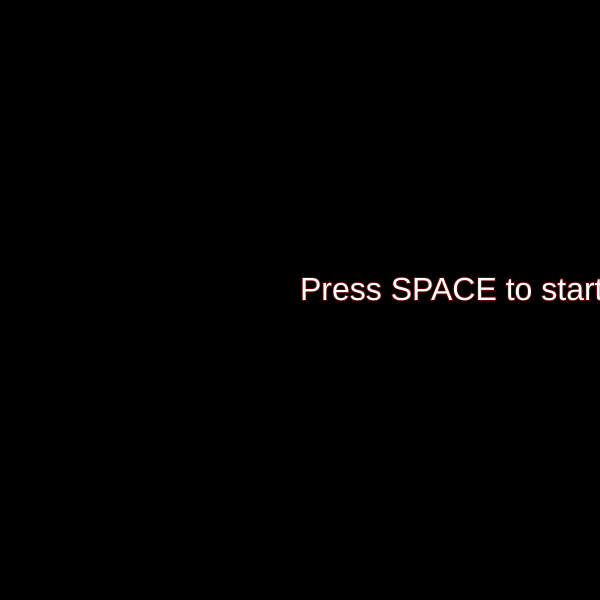
Frame 1 (no input)
Frame 60 (no input): identical to frame 1, image omitted
Frame 120 (the mouse pressed at the canvas centre since frame 60): identical to frame 1, image omitted

The p5.js sketch that drew this single still picture (run headless with seeded random() and noise() and a simulated clock; from frame 60 on, the mouse is pressed at the canvas centre):

// p5.js sketch
// ── sketch.js
// Interactive Scene
// Muhammad Raahim 
// 11th March, 2024
// Extra for Experts: Used Arrays and class

// Game setup variables
let L = 30;
let snake = [];
let n = 3;
let pause = true;
let t = 0;
let dir;
let gameover = false;
let ate = false;
let gameState = 'start'; // Game state: 'start', 'playing', or 'gameover'

// Initialize the game
function setup() {
 createCanvas(600, 600); // Create a canvas for the game
 background('cyan'); // Set the background color
 for (let i = 0; i < n; i++) { // Initialize the snake
    snake.push(new Segment(i, 300 - L * i, 300));
    snake[i].show();
 }
 dir = createVector(1, 0); // Set initial direction
 apple = new Fruit(); // Create the apple
 apple.show(); // Show the apple
}

// Main game loop
function draw() {
 if (gameState === 'start') { // Display start screen
    background(0); // Black background
    textSize(32);
    fill(255);
    text("Press SPACE to start", width / 2, height / 2);
 } else if (gameState === 'playing') { // Game logic
    if (!pause) {
      if (gameover) { // Game over screen
        textSize(30);
        text('GAME OVER', width / 2, 0.1 * height);
      } else { // Gameplay
        background('cyan'); // Cyan background for gameplay
        if (ate) { // If the snake ate the apple
          apple = new Fruit(); // Create a new apple
          ate = false;
        }
        apple.show(); // Show the apple
        checkkey(); // Check for key presses
        t = t + 1; // Increment time
        if (t % 10 == 0) { // Move the snake every 10 frames
          for (let i = n - 1; i > 0; i--) { // Move each segment to the previous one's position
            snake[i].update(snake[i - 1].x, snake[i - 1].y);
          }
          snake[0].move(L * dir.x, L * dir.y); // Move the head in the current direction
        }
        for (let i = 0; i < n; i++) { // Show the snake
          snake[i].show();
        }
        checkSeg(); // Check for collision with self
        checkAte(); // Check if the snake ate the apple
      }
    }
 }
}

// Check for key presses to change direction
function checkkey() {
 if (keyIsDown(DOWN_ARROW)) {
    dir = createVector(0, 1);
 }
 if (keyIsDown(UP_ARROW)) {
    dir = createVector(0, -1);
 }
 if (keyIsDown(LEFT_ARROW)) {
    dir = createVector(-1, 0);
 }
 if (keyIsDown(RIGHT_ARROW)) {
    dir = createVector(1, 0);
 }
}

// Check for collision with self
function checkSeg() {
 for (let i = 1; i < n; i++) {
    if (snake[0].x == snake[i].x && snake[0].y == snake[i].y) {
      gameover = true; // End the game if collision detected
    }
 }
}

// Check if the snake ate the apple
function checkAte() {
 if (!ate && snake[0].x == apple.x && snake[0].y == apple.y) {
    snake.push(new Segment(n, snake[n-1].x, snake[n-1].y)); // Add a new segment to the snake
    n += 1; // Increase the snake's length
    ate = true; // Mark that the snake has eaten the apple
 }
}

// Segment class for the snake
class Segment {
 constructor(i, x, y) {
    this.i = i;
    this.x = x;
    this.y = y;
 }
 update(x, y) { // Update the segment's position
    this.x = x;
    this.y = y;
 }
 move(dx, dy) { // Move the segment
    this.x += dx;
    this.y += dy;
 }
 show() { // Draw the segment
    stroke('black');
    strokeWeight(2);
    if (this.i == 0) {
      fill('black');
    } else {
      fill('blue');
    }
    square(this.x, this.y, L);
 }
}

// Fruit class for the apple
class Fruit {
 constructor() {
    this.x = round(random(0, (width - L) / L)) * L; // Random position for the apple
    this.y = round(random(0, (height - L) / L)) * L;
 }
 show() { // Draw the apple
    strokeWeight(2);
    stroke(100, 0, 0);
    fill('red');
    circle(this.x + L / 2, this.y + L / 2, L * 0.7);
 }
}

// Toggle game state or pause on mouse click
function mousePressed() {
 if (gameState === 'start') {
    gameState = 'playing'; // Start the game
 } else if (gameState === 'playing') {
    pause = !pause; // Toggle pause
 }
}
